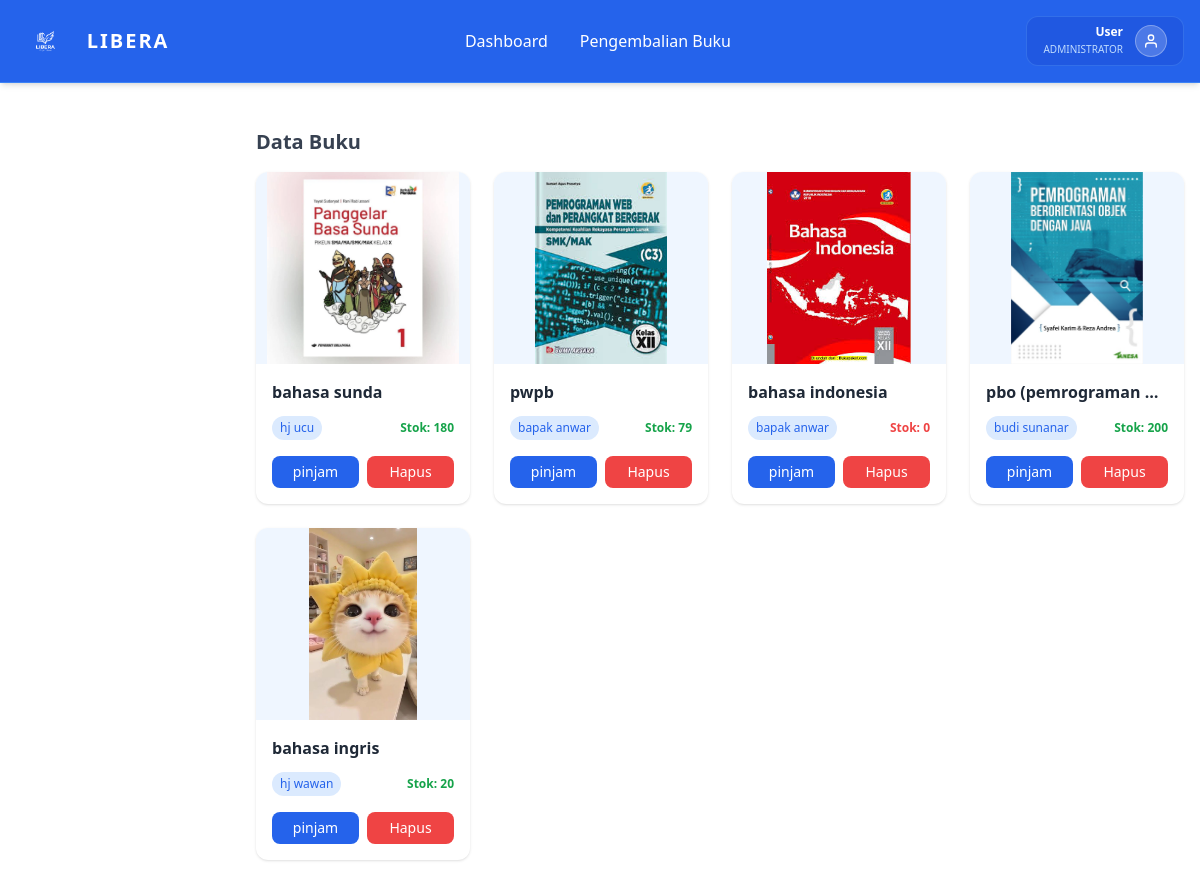
The page /Libera/user/peminjaman_buku.php on the database its author committed.
### tables this page shows
CREATE TABLE `buku` (
  `id_buku` int(11) NOT NULL,
  `judul_buku` varchar(100) NOT NULL,
  `pengarang` varchar(100) NOT NULL,
  `tahun_terbit` year(4) NOT NULL,
  `stok` varchar(100) NOT NULL,
  `cover` varchar(100) NOT NULL,
  `penerbit` varchar(100) NOT NULL
);

### Libera/user/peminjaman_buku.php (the view, shortened to what this page needs)
<?php
include '../config/koneksi.php';
$query_buku = mysqli_query($koneksi, "SELECT * FROM buku ORDER BY id_buku DESC");
?>
<!DOCTYPE html>
<html lang="en">
<head>
    <script src="https://cdn.tailwindcss.com"></script>
</head>
<body>
    <?php include 'partials/sidebar_user.php'; ?>
    <main class="ml-60 p-4 min-h-screen">
        <section class="mt-8">
            <h2 class="text-xl font-semibold text-gray-700 mb-4">Data Buku</h2>
            <div class="grid grid-cols-1 sm:grid-cols-2 md:grid-cols-3 lg:grid-cols-4 gap-6">
                <?php while ($buku = mysqli_fetch_assoc($query_buku)) { ?>
                    <div class="bg-white rounded-xl shadow hover:shadow-lg transition overflow-hidden">
                        <div class="h-48 bg-blue-50 flex items-center justify-center">
                            <?php if (!empty($buku['cover'])) { ?>
                                <img src="../uploads/<?php echo $buku['cover']; ?>" class="h-full object-cover">
                            <?php } else { ?>
                                <span class="text-blue-400 text-sm">No Cover</span>
                            <?php } ?>
                            </div>
                            <div class="p-4">
                                <h3 class="font-semibold text-gray-800 truncate">
                                    <?php echo $buku['judul_buku']; ?>
                                </h3>
                                <div class="flex justify-between items-center mt-3">
                                    <span class="text-xs bg-blue-100 text-blue-600 px-2 py-1 rounded-full">
                                        <?php echo $buku['penerbit']; ?>
                                    </span>
                                    <span class="text-xs font-semibold
                            <?php echo ($buku['stok'] > 0) ? 'text-green-600' : 'text-red-500'; ?>">
                                        Stok: <?php echo $buku['stok']; ?>
                                    </span>
                                </div>
                                <div class="mt-4 flex gap-2">
                                    <a href="../user/pinjam_buku.php?id=<?php echo $buku['judul_buku']; ?>"
                                        class="flex-1 text-center text-sm bg-blue-600 text-white py-1.5 rounded-lg hover:bg-blue-700">
                                        pinjam
                                    </a>
                                    <a href="hapus_buku.php?id=<?php echo $buku['judul_buku']; ?>"
                                        onclick="return confirm('Hapus buku ini?')"
                                        class="flex-1 text-center text-sm bg-red-500 text-white py-1.5 rounded-lg hover:bg-red-600">
                                        Hapus
                                    </a>
                                </div>
                            </div>
                            </div>
                    <?php } ?>
            </div>
        </section>
    </main>

### rows shown on the page
buku: cover (picture), judul_buku "bahasa sunda", penerbit "hj ucu", stok "180"
buku: cover (picture), judul_buku "pwpb", penerbit "bapak anwar", stok "79"
buku: cover (picture), judul_buku "bahasa indonesia", penerbit "bapak anwar", stok "0"
buku: cover (picture), judul_buku "pbo (pemrograman…", penerbit "budi sunanar", stok "200"
buku: cover (picture), judul_buku "bahasa ingris", penerbit "hj wawan", stok "20"

### other values the page prints
$_SESSION['username'] "User"
